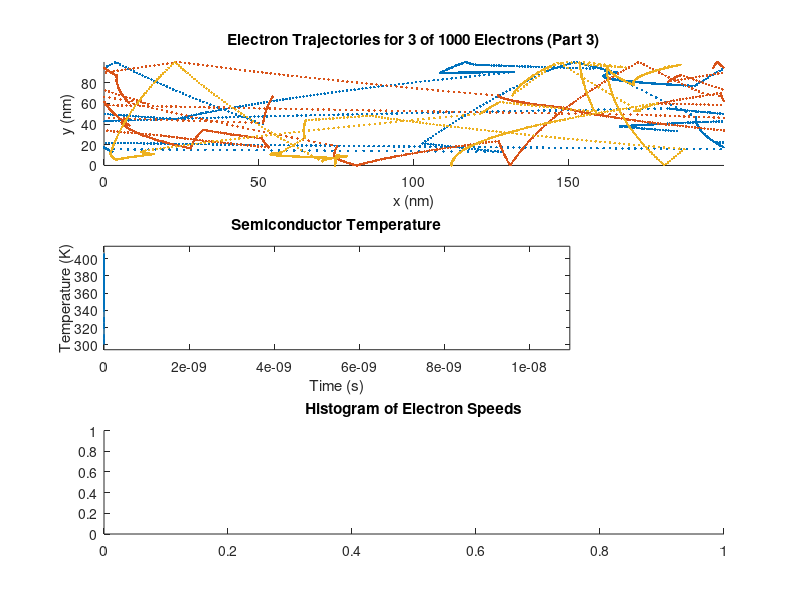

This chart was generated by the following MATLAB code: (Note: this script raises an error after producing the figure.)
clear all;
close all;
%% Part 1: Electron Modelling
% This part is a modification of assignment 1. Here are some parameters for
% the simuation, including the width $W$ in the $y$-direction and the
% length $L$ in the $x$-direction.

L = 200e-9;
W = 100e-9;
qe = -1.60217662e-19; % Charge on electron
Vx = -0.1; % Voltage applied across L (x = 0 is positive)
Vy = 0; % Voltage applied across W (y = 0 is positive)
density = 1e15*100^2; % Concentration of electrons in 1/m^2
m0 = 9.10938356e-31;
m = 0.26*m0;
T = 300;
k = 1.38064852e-23;
vth = sqrt(2*k*T/m);
l = vth*0.2e-12; % Mean free path
population_size = 1000;
plot_population = 3;
time_step = W/vth/100;
iterations = 1000;
p_scat = 1 - exp(-time_step/0.2e-12);
v_pdf = makedist('Normal', 'mu', 0, 'sigma', sqrt(k*T/m));
% Set to 1 to watch the movies,
% or to 0 to just see the final plots
show_movie = 0;

%%
% Here, the boundaries can be set to be specular or diffusive. If they
% are diffusive, the electrons bounce off at a random angle rather than
% one symmetrical about the normal with the boundary.
%
% The non-periodic top and bottom boundaries can be set to be either
% specular (1) or diffusive (0) with the following parameters:
top_specular = 1;
bottom_specular = 1;

%%
% When the given voltages are applied, the electric field components in the
% solid are (assuming that the fields are uniform):

Ex = Vx/L
Ey = Vy/W

%%
% The force on each electron is

Fx = qe*Ex;
Fy = qe*Ey;

%%
% For one time step, this increases the speed in each direction by

dvx = Fx*time_step/m;
dvy = Fy*time_step/m;
dvx = dvx.*ones(population_size,1);
dvy = dvy.*ones(population_size,1);

%%
% For the simulations, these arrays will hold information about the
% state of the system, including the positions, velocities, and
% temperatures.

% Each row corresponds to an electron with the positions and velocities
% [x y vx vy]
state = zeros(population_size, 4);
trajectories = zeros(iterations, plot_population*2);
temperature = zeros(iterations,1);

%%
% The relationship between electron drift current density and average
% carrier velocity is derived as follows. Let $v_x$ and $v_y$ be the
% velocity components in $x$ and $y$ for each of the $N$ particles in the simulation.
% The the average carrier velocties are $\bar{v_x} = 1/N \sum v_x$ and
% $\bar{v_y} = 1/N \sum v_y$. The electron concentration is $\rho =
% 10^{15}$ cm^2 and the area is $LW$. Thus the electron drift
% current densities are
%
% $$ J_x = \left( \frac{1}{W} \right) (LW\rho) \left( \frac{1}{N} \right)
% \sum_{n=1}^N v_{x,n} = \frac{L\rho}{N} \sum_{n=1}^N v_{x,n}$$
%
% $$ J_y = \left( \frac{1}{L} \right) (LW\rho) \left( \frac{1}{N} \right)
% \sum_{n=1}^N v_{y,n} = \frac{W\rho}{N} \sum_{n=1}^N v_{y,n}$$
%
% These equations are used to plot the current density over time

% Generate an initial population
for i = 1:population_size
    angle = rand*2*pi;
    state(i,:) = [L*rand W*rand random(v_pdf) random(v_pdf)];
end

%%
% Run through the simulation:
for i = 1:iterations
    % Update the velocities
    
    state(:,3) = state(:,3) + dvx;
    state(:,4) = state(:,4) + dvy;
    
    %Update the positions
    state(:,1:2) = state(:,1:2) + time_step.*state(:,3:4);

    j = state(:,1) > L;
    state(j,1) = state(j,1) - L;
    
    j = state(:,1) < 0;
    state(j,1) = state(j,1) + L;
    
    j = state(:,2) > W;

    if(top_specular)
        state(j,2) = 2*W - state(j,2);
        state(j,4) = -state(j,4);
    else % Diffusive
        % The electron bounces off at a random angle
        state(j,2) = W;
        v = sqrt(state(j,3).^2 + state(j,4).^2);
        angle = rand([sum(j),1])*2*pi;
        state(j,3) = v.*cos(angle);
        state(j,4) = -abs(v.*sin(angle));
    end
    
    j = state(:,2) < 0;
    
    if(bottom_specular)
        state(j,2) = -state(j,2);
        state(j,4) = -state(j,4);
    else % Diffusive
        % The electron bounces off at a random angle
        state(j,2) = 0;
        v = sqrt(state(j,3).^2 + state(j,4).^2);
        angle = rand([sum(j),1])*2*pi;
        state(j,3) = v.*cos(angle);
        state(j,4) = abs(v.*sin(angle));
    end
    
    % Scatter particles
    j = rand(population_size, 1) < p_scat;
    state(j,3:4) = random(v_pdf, [sum(j),2]);
    
    % Record the temperature
    temperature(i) = (sum(state(:,3).^2) + sum(state(:,4).^2))*m/k/2/population_size;
    
    % Record positions for subset of particles that will be graphed
    for j=1:plot_population
        trajectories(i, (2*j):(2*j+1)) = state(j, 1:2);
    end 
    
    % Update the movie every 5 iterations
    if show_movie && mod(i,5) == 0
        figure(3);
        subplot(3,1,1);
        hold off;
        plot(state(1:plot_population,1)./1e-9, state(1:plot_population,2)./1e-9, 'o');
        hold on;
        
        % Plot the resistive regions
        %for j=1:size(boxes,1)
        %   plot([boxes(j, 1) boxes(j, 1) boxes(j, 2) boxes(j, 2) boxes(j, 1)]./1e-9,...
        %       [boxes(j, 3) boxes(j, 4) boxes(j, 4) boxes(j, 3) boxes(j, 3)]./1e-9, 'k-');
        %end
        
        axis([0 L/1e-9 0 W/1e-9]);
        title(sprintf('Trajectories for %d of %d Electrons (Part 3)',...
        plot_population, population_size));
        xlabel('x (nm)');
        ylabel('y (nm)');
        if i > 1
            subplot(3,1,2);
            hold off;
            plot(time_step*(0:i-1), temperature(1:i));
            axis([0 time_step*iterations min(temperature(1:i))*0.98 max(temperature)*1.02]);
            title('Semiconductor Temperature');
            xlabel('Time (s)');
            ylabel('Temperature (K)');
        end
        
        subplot(3,1,3);
        v = sqrt(state(:,3).^2 + state(:,4).^2);
        title('Histogram of Electron Speeds');
        histogram(v);
        xlabel('Speed (m/s)');
        ylabel('Number of particles');
        
        pause(0.05);
    end
end

% Show trajectories after the movie is over
figure(3);
subplot(3,1,1);
title(sprintf('Electron Trajectories for %d of %d Electrons (Part 3)',...
    plot_population, population_size));
xlabel('x (nm)');
ylabel('y (nm)');
axis([0 L/1e-9 0 W/1e-9]);
hold on;
for i=1:plot_population
    plot(trajectories(:,i*2)./1e-9, trajectories(:,i*2+1)./1e-9, '.');
    
end

% Plot the resistive regions
%for j=1:size(boxes,1)
%   plot([boxes(j, 1) boxes(j, 1) boxes(j, 2) boxes(j, 2) boxes(j, 1)]./1e-9,...
%       [boxes(j, 3) boxes(j, 4) boxes(j, 4) boxes(j, 3) boxes(j, 3)]./1e-9, 'k-');
%end

% Plot temperature
if(~show_movie)
    subplot(3,1,2);
    hold off;
    plot(time_step*(0:iterations-1), temperature);
    axis([0 time_step*iterations min(temperature)*0.98 max(temperature)*1.02]);
    title('Semiconductor Temperature');
    xlabel('Time (s)');
    ylabel('Temperature (K)');
end

subplot(3,1,3);
v = sqrt(state(:,3).^2 + state(:,4).^2);
title('Histogram of Electron Speeds');
histogram(v);
xlabel('Speed (m/s)');
ylabel('Number of particles');
return;
%%
% For the final simulation, an electron density map is created, by creating
% a 2D histogram over space:

density = hist3(state(:,1:2),[200 100])';

% Smooth out the electron density map
N = 20;
sigma = 3;
[x y]=meshgrid(round(-N/2):round(N/2), round(-N/2):round(N/2));
f=exp(-x.^2/(2*sigma^2)-y.^2/(2*sigma^2));
f=f./sum(f(:));
figure(4);
imagesc(conv2(density,f,'same'));
set(gca,'YDir','normal');
title('Electron Density');
xlabel('x (nm)');
ylabel('y (nm)');

%%
% The temperature map is created using a similar procudure. The electron
% velocities are put into bins over space to calculate the temperature at
% different points:
temp_sum_x = zeros(ceil(L/1e-9),ceil(W/1e-9));
temp_sum_y = zeros(ceil(L/1e-9),ceil(W/1e-9));
temp_num = zeros(ceil(L/1e-9),ceil(W/1e-9));

% Look at velocities of all the particles
for i=1:population_size
    % Find which "bin" it belongs in:
    x = floor(state(i,1)/1e-9);
    y = floor(state(i,2)/1e-9);
    if(x==0)
        x = 1;
    end
    if(y==0)
        y= 1;
    end
    
    % Add its velocity components to the cumulative count:
    temp_sum_y(x,y) = temp_sum_y(x,y) + state(i,3)^2;
    temp_sum_x(x,y) = temp_sum_x(x,y) + state(i,4)^2;
    temp_num(x,y) = temp_num(x,y) + 1;
end

%%
% Now, with the velocities added up, calculate the temperatures:
temp = (temp_sum_x + temp_sum_y).*m./k./2./temp_num;
temp(isnan(temp)) = 0;
temp = temp';

%%
% Like with the density map, perform some smoothing:
N = 20;
sigma = 3;
[x y]=meshgrid(round(-N/2):round(N/2), round(-N/2):round(N/2));
f=exp(-x.^2/(2*sigma^2)-y.^2/(2*sigma^2));
f=f./sum(f(:));
figure(5);
imagesc(conv2(temp,f,'same'));
set(gca,'YDir','normal');
title('Temperature Map');
xlabel('x (nm)');
ylabel('y (nm)');

%%
% The relationship between the temperature map and the electron density map
% is very noticable. However, some the of the electrons have considerably
% higher speeds, and this can be seen on the temperature map.